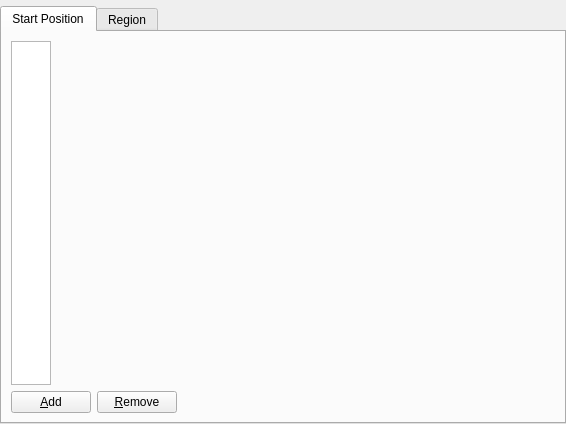
<?xml version="1.0" encoding="UTF-8"?>
<ui version="4.0">
 <class>Post2dWindowNodeVectorParticleGroupStructuredDataItem_SettingEditWidget</class>
 <widget class="QWidget" name="Post2dWindowNodeVectorParticleGroupStructuredDataItem_SettingEditWidget">
  <property name="geometry">
   <rect>
    <x>0</x>
    <y>0</y>
    <width>566</width>
    <height>424</height>
   </rect>
  </property>
  <property name="windowTitle">
   <string>Form</string>
  </property>
  <layout class="QVBoxLayout" name="verticalLayout_4" stretch="0,1">
   <property name="leftMargin">
    <number>0</number>
   </property>
   <property name="topMargin">
    <number>0</number>
   </property>
   <property name="rightMargin">
    <number>0</number>
   </property>
   <property name="bottomMargin">
    <number>0</number>
   </property>
   <item>
    <widget class="ParticleSettingEditWidget" name="particleSettingWidget" native="true"/>
   </item>
   <item>
    <widget class="QTabWidget" name="tabWidget">
     <property name="currentIndex">
      <number>0</number>
     </property>
     <widget class="QWidget" name="startPositionTab">
      <attribute name="title">
       <string>Start Position</string>
      </attribute>
      <layout class="QVBoxLayout" name="verticalLayout_3">
       <item>
        <layout class="QHBoxLayout" name="horizontalLayout" stretch="0,1">
         <item>
          <widget class="QListWidget" name="startPositionListWidget">
           <property name="sizePolicy">
            <sizepolicy hsizetype="Fixed" vsizetype="Expanding">
             <horstretch>0</horstretch>
             <verstretch>0</verstretch>
            </sizepolicy>
           </property>
           <property name="maximumSize">
            <size>
             <width>40</width>
             <height>16777215</height>
            </size>
           </property>
          </widget>
         </item>
         <item>
          <layout class="QVBoxLayout" name="verticalLayout_2">
           <item>
            <widget class="Post2dWindowNodeVectorParticleGroupStructuredDataItem::SettingEditWidget::StartPositionEditWidget" name="startPositionWidget" native="true"/>
           </item>
           <item>
            <spacer name="verticalSpacer">
             <property name="orientation">
              <enum>Qt::Vertical</enum>
             </property>
             <property name="sizeHint" stdset="0">
              <size>
               <width>20</width>
               <height>18</height>
              </size>
             </property>
            </spacer>
           </item>
          </layout>
         </item>
        </layout>
       </item>
       <item>
        <layout class="QHBoxLayout" name="horizontalLayout_6">
         <item>
          <widget class="QPushButton" name="addButton">
           <property name="text">
            <string>&amp;Add</string>
           </property>
          </widget>
         </item>
         <item>
          <widget class="QPushButton" name="removeButton">
           <property name="text">
            <string>&amp;Remove</string>
           </property>
          </widget>
         </item>
         <item>
          <spacer name="horizontalSpacer_7">
           <property name="orientation">
            <enum>Qt::Horizontal</enum>
           </property>
           <property name="sizeHint" stdset="0">
            <size>
             <width>40</width>
             <height>20</height>
            </size>
           </property>
          </spacer>
         </item>
        </layout>
       </item>
      </layout>
     </widget>
     <widget class="QWidget" name="regionTab">
      <attribute name="title">
       <string>Region</string>
      </attribute>
      <layout class="QVBoxLayout" name="verticalLayout">
       <item>
        <widget class="Region2dSettingEditWidget" name="regionWidget" native="true"/>
       </item>
       <item>
        <spacer name="verticalSpacer_2">
         <property name="orientation">
          <enum>Qt::Vertical</enum>
         </property>
         <property name="sizeHint" stdset="0">
          <size>
           <width>20</width>
           <height>264</height>
          </size>
         </property>
        </spacer>
       </item>
      </layout>
     </widget>
    </widget>
   </item>
  </layout>
 </widget>
 <customwidgets>
  <customwidget>
   <class>Region2dSettingEditWidget</class>
   <extends>QWidget</extends>
   <header>guicore/region/region2dsettingeditwidget.h</header>
   <container>1</container>
  </customwidget>
  <customwidget>
   <class>Post2dWindowNodeVectorParticleGroupStructuredDataItem::SettingEditWidget::StartPositionEditWidget</class>
   <extends>QWidget</extends>
   <header>post/post2d/datamodel/private/post2dwindownodevectorparticlegroupstructureddataitem_settingeditwidget_startpositioneditwidget.h</header>
   <container>1</container>
  </customwidget>
  <customwidget>
   <class>ParticleSettingEditWidget</class>
   <extends>QWidget</extends>
   <header>postbase/particle/particlesettingeditwidget.h</header>
   <container>1</container>
  </customwidget>
 </customwidgets>
 <resources/>
 <connections/>
</ui>
